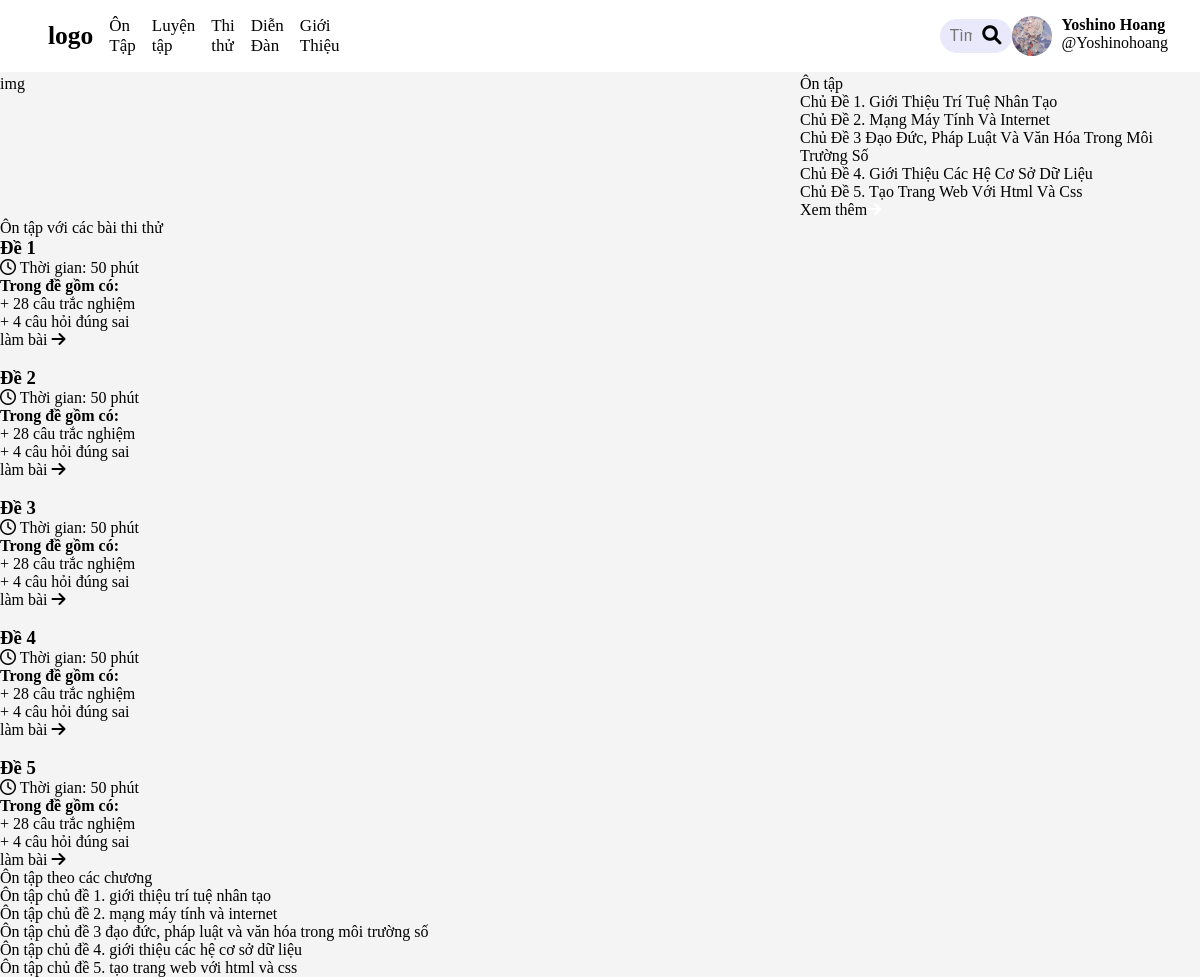
Screenshot of /trang_chu/ (signed in) with the database file from the repository.
### base/models.py (models this page shows, shortened)
class bai_hoc(models.Model):
    name = models.CharField(max_length=2000)
    noi_dung = models.TextField()
    file_di_kem = models.FileField(blank=True)

### base/views.py (the view)
# urls.py: path('trang_chu/', views.trang_chu, name='trang_chu'),
def trang_chu(request):
    on_tap = bai_hoc.objects.all()[:5]
    context={'on_tap':on_tap}
    return render(request, 'base/trang_chu.html' ,context)

### base/templates/base/trang_chu.html (shortened to what this page needs)
<!DOCTYPE html>
<html lang="en">
<head>
    {% load static %}
    {% if request.session.theme == 'dark' %}
    <link rel="stylesheet" href="{% static 'styles/home_d.css' %}">
    {% else %}
    <link rel="stylesheet" href="{% static 'styles/home_l.css' %}">
    {% endif %}
</head>
<body>
    {% include 'navbar.html' %}
    <div class="top_all">
        <div class="top_left">
            <p>img</p>
        </div>
        <div class="top_right">
            <div class="top1">
                <p>Ôn tập</p>
            </div>
            {%for bai in on_tap%}
            <div>
            <a href="{%url 'bai' bai.id %}">{{bai.name|title}}</a>
            </div>
            {%endfor%}
            <div class="botton_1">
            <a href="on_tap_pv">Xem thêm</a><i class="fa-solid fa-arrow-right" style="color: #ffffff;"></i>
            </div>
        </div>
    </div>
    <div class="middle">
        <div class="middle_left">
            <p>Ôn tập với các bài thi thử</p>
            <div class="exam-container">
                <div class="de">
                    <div class="top">
                    <h3>Đề 1</h3>
                    <i class="fa-regular fa-clock"> </i> Thời gian: 50 phút
                    </div>
                    <div class="middle">
                        <h4>Trong đề gồm có:</h4>
                        <p>+ 28 câu trắc nghiệm</p>
                        <p>+ 4 câu hỏi đúng sai</p>
                    </div>
                    <a href="{%url 'de_thi' 1%}">
                        làm bài <i class="fa-solid fa-arrow-right"></i>
                    </a>
                </div>
                <br>
                <div class="de">
                    <div class="top">
                    <h3>Đề 2</h3>
                    <i class="fa-regular fa-clock"> </i> Thời gian: 50 phút
                    </div>
                    <div class="middle">
                        <h4>Trong đề gồm có:</h4>
                        <p>+ 28 câu trắc nghiệm</p>
                        <p>+ 4 câu hỏi đúng sai</p>
                    </div>
                    <a href="{%url 'de_thi' 2%}">
                        làm bài <i class="fa-solid fa-arrow-right"></i>
                    </a>
                </div>
                <br>
                <div class="de">
                    <div class="top">
                    <h3>Đề 3</h3>
                    <i class="fa-regular fa-clock"> </i> Thời gian: 50 phút
                    </div>
                    <div class="middle">
                        <h4>Trong đề gồm có:</h4>
                        <p>+ 28 câu trắc nghiệm</p>
                        <p>+ 4 câu hỏi đúng sai</p>
                    </div>
                    <a href="{%url 'de_thi' 3%}">
                        làm bài <i class="fa-solid fa-arrow-right"></i>
                    </a>
                </div>
                <br>
                <div class="de">
                    <div class="top">
                    <h3>Đề 4</h3>
                    <i class="fa-regular fa-clock"> </i> Thời gian: 50 phút
                    </div>
                    <div class="middle">
                        <h4>Trong đề gồm có:</h4>
                        <p>+ 28 câu trắc nghiệm</p>
                        <p>+ 4 câu hỏi đúng sai</p>
                    </div>
                    <a href="{%url 'de_thi' 4%}">
                        làm bài <i class="fa-solid fa-arrow-right"></i>
                    </a>
                </div>
                <br>
                <div class="de">
                    <div class="top">
                    <h3>Đề 5</h3>
                    <i class="fa-regular fa-clock"> </i> Thời gian: 50 phút
                    </div>
                    <div class="middle">
                        <h4>Trong đề gồm có:</h4>
                        <p>+ 28 câu trắc nghiệm</p>
                        <p>+ 4 câu hỏi đúng sai</p>
                    </div>
                    <a href="{%url 'de_thi' 5%}">làm bài <i class="fa-solid fa-arrow-right"></i></a>
                </div>
                </div>
            </div>
        </div>
        <div class="middle_right">
            <p>Ôn tập theo các chương</p>
            {%for bai in on_tap%}
            <div>
                <a href="{%url 'luyen_tap' bai.id %}">Ôn tập {{bai.name|lower}}</a>
            </div>
            {%endfor%}
        </div>
</body>
</html>

### static/styles/home_l.css (style rules this page uses)
body { background-color: #f4f4f4; padding-top: 75px; }
* { margin: 0; padding: 0; box-sizing: border-box; }
a { text-decoration: none; color: black; }
.top_all { display: grid; grid-template-columns: 6fr 3fr; }

### rows the page displays
bai_hoc: name "Chủ Đề 1. Giới Thiệu Trí Tuệ Nhân Tạo", name "chủ đề 1. giới thiệu trí tuệ nhân tạo"
bai_hoc: name "Chủ Đề 2. Mạng Máy Tính Và Internet", name "chủ đề 2. mạng máy tính và internet"
bai_hoc: name "Chủ Đề 3 Đạo Đức, Pháp Luật Và Văn Hóa Trong Môi Trường Số", name "chủ đề 3 đạo đức, pháp luật và văn hóa trong môi trường số"
bai_hoc: name "Chủ Đề 4. Giới Thiệu Các Hệ Cơ Sở Dữ Liệu", name "chủ đề 4. giới thiệu các hệ cơ sở dữ liệu"
bai_hoc: name "Chủ Đề 5. Tạo Trang Web Với Html Và Css", name "chủ đề 5. tạo trang web với html và css"
